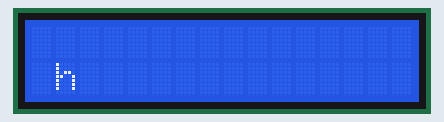
The sketch below on a simulated Arduino Uno, built with avr-gcc and run on an emulated ATmega328P. Shown: 16×2 character LCD. Random numbers use the default seed unless the sketch sets one.

Above: at 0.1 s.
At 4.6 s:
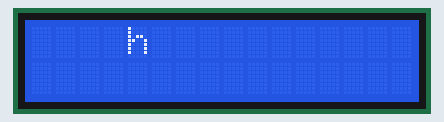
At 8.7 s:
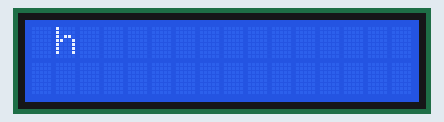
At 18.2 s:
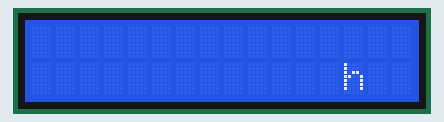
At 27.3 s:
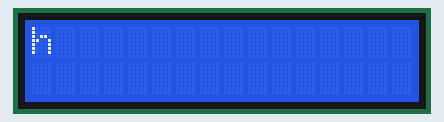
At 36.8 s:
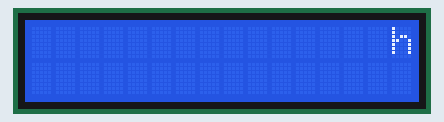

Measured:
- what the display in image 1 shows lasts 0.5 s, from 4.6 s to 5.1 s
- what the display in image 5 shows lasts 2.0 s, from 36.8 s to 38.8 s

The sketch:

Lab10_Task2.ino
```cpp
//
//                        Lab10_Task2
//
//
//Name: Keaton Raymond and Amyleila Mejia
//Date:11/7/2019
//Class: ECE 1001-005
//
//
//Problem Statement:
//use the random command to display the letter h
//randomly on any row or column, the letter h
//should remain visible for 0.5 sec then clear,
//if the coordinates (15,0) are randomly chosen,
//the h should remain visible for 1.5 seconds then clear,
//the program should run forever
//
//
//              ^^^^ Algorithm ^^^^
//
//    define and initialize variables
//      int x and y
//      initialize lcd
//
//    setup function
//      setup lcd
//
//    loop function
//      y = a random number from 0 to 1
//      x = a random number from 0 to 15
//      set cursor to (x,y) and print h for .5 sec
//      if x = 15 & y = 0
//        set cursor to (x,y) and print h for 1.5 sec
//

int y;
int x;
#include <LiquidCrystal.h>
LiquidCrystal lcd(13, 12, 11, 10, 9, 8);

void setup()
{
  lcd.begin(16, 2);
  lcd.clear();
}

void loop()
{
  y=random(2);    //random number from 0-1
  x=random(16);   //random number from 0-15

  //print h at the random coordinates x,y
  lcd.setCursor(x,y);
  lcd.print("h");
  delay(500);
  lcd.clear();

  //if x = 15 and y = 0 display h for 1.5 sec
  if(x == 15 && y == 0)
  {
    lcd.setCursor(x,y);
    lcd.print("h");
    delay(1500);
    lcd.clear();
  }
}
```
